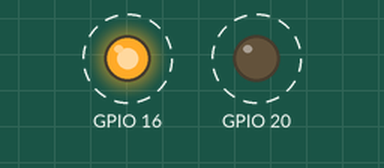
This program was run on a simulated Raspberry Pi (BCM pin numbers). On the bench: output pins drawn as LEDs (lit = HIGH). Dashed ring = blinking. What the program prints to the terminal is not drawn. At 10.0 s the program stops and its outputs stay as they are.

Above: at 0.2 s.
Timing chart, 0 to 4.6 s (numbered marks = the images above):
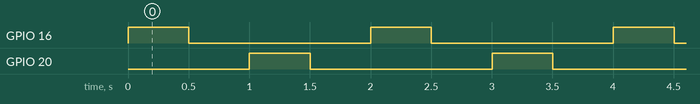

Measured:
- by itself, GPIO 16: alternates HIGH for 0.50 s and LOW for 1.5 s, 10 changes in all, then stays LOW
- by itself, GPIO 20: alternates HIGH for 0.50 s and LOW for 1.5 s
- by itself, everything shown: repeats every 2.0 s, in 4 steps

The program:

led.py
```python
from gpiozero import LED
from gpiozero.pins.pigpio import PiGPIOFactory
from time import sleep

# LEDのピン設定
PIN_LED1 = 16
PIN_LED2 = 20

led_pins = {
    "led1": PIN_LED1,
    "led2": PIN_LED2,
}

def main():
    # 各ピンをLED設定
    factory = PiGPIOFactory()
    leds = {}
    for key, pin in led_pins.items():
        leds[key] = LED(pin, pin_factory=PiGPIOFactory())

    # LEDをチカチカ
    try:
        for _ in range(5):
            for key, led in leds.items():
                print("LED ON - ", key)
                led.on()
                sleep(0.5)
                print("LED OFF - ", key)
                led.off()
                sleep(0.5)
    except KeyboardInterrupt:
        print("stop")


if __name__ == "__main__":
    main()
```
